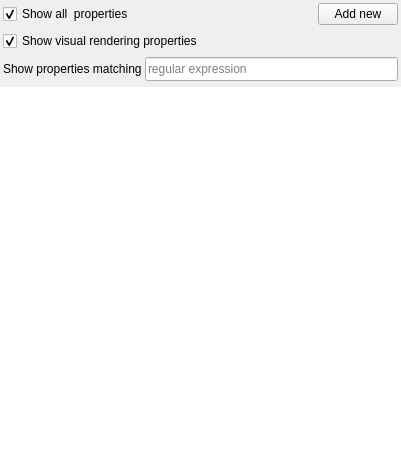
<?xml version="1.0" encoding="UTF-8"?>
<ui version="4.0">
 <class>PropertiesEditor</class>
 <widget class="QWidget" name="PropertiesEditor">
  <property name="geometry">
   <rect>
    <x>0</x>
    <y>0</y>
    <width>401</width>
    <height>459</height>
   </rect>
  </property>
  <property name="sizePolicy">
   <sizepolicy hsizetype="Expanding" vsizetype="Expanding">
    <horstretch>0</horstretch>
    <verstretch>0</verstretch>
   </sizepolicy>
  </property>
  <property name="windowTitle">
   <string>Properties</string>
  </property>
  <layout class="QVBoxLayout" name="verticalLayout">
   <property name="spacing">
    <number>0</number>
   </property>
   <property name="leftMargin">
    <number>0</number>
   </property>
   <property name="topMargin">
    <number>0</number>
   </property>
   <property name="rightMargin">
    <number>0</number>
   </property>
   <property name="bottomMargin">
    <number>0</number>
   </property>
   <item>
    <widget class="QFrame" name="frame">
     <layout class="QVBoxLayout" name="verticalLayout_3">
      <property name="leftMargin">
       <number>3</number>
      </property>
      <property name="topMargin">
       <number>3</number>
      </property>
      <property name="rightMargin">
       <number>3</number>
      </property>
      <property name="bottomMargin">
       <number>6</number>
      </property>
      <item>
       <layout class="QHBoxLayout" name="horizontalLayout_2">
        <property name="spacing">
         <number>0</number>
        </property>
        <item>
         <widget class="QCheckBox" name="propsVisibilityCheck">
          <property name="toolTip">
           <string>Show/Hide all 'Elements' table properties</string>
          </property>
          <property name="text">
           <string>Show all  properties</string>
          </property>
          <property name="checked">
           <bool>true</bool>
          </property>
         </widget>
        </item>
        <item>
         <spacer name="horizontalSpacer">
          <property name="orientation">
           <enum>Qt::Horizontal</enum>
          </property>
          <property name="sizeHint" stdset="0">
           <size>
            <width>40</width>
            <height>20</height>
           </size>
          </property>
         </spacer>
        </item>
        <item>
         <widget class="QPushButton" name="newButton">
          <property name="toolTip">
           <string>Add a new local property to the current graph</string>
          </property>
          <property name="text">
           <string>Add new</string>
          </property>
         </widget>
        </item>
       </layout>
      </item>
      <item>
       <widget class="QCheckBox" name="visualPropertiesCheck">
        <property name="sizePolicy">
         <sizepolicy hsizetype="Expanding" vsizetype="Fixed">
          <horstretch>0</horstretch>
          <verstretch>0</verstretch>
         </sizepolicy>
        </property>
        <property name="toolTip">
         <string>Show/Hide visual rendering properties</string>
        </property>
        <property name="text">
         <string>Show visual rendering properties</string>
        </property>
        <property name="checked">
         <bool>true</bool>
        </property>
       </widget>
      </item>
      <item>
       <layout class="QHBoxLayout" name="horizontalLayout">
        <property name="spacing">
         <number>0</number>
        </property>
        <item>
         <widget class="QLabel" name="label_2">
          <property name="sizePolicy">
           <sizepolicy hsizetype="Preferred" vsizetype="Preferred">
            <horstretch>0</horstretch>
            <verstretch>0</verstretch>
           </sizepolicy>
          </property>
          <property name="toolTip">
           <string>Only show the properties whose name
contains the given pattern</string>
          </property>
          <property name="text">
           <string>Show properties matching </string>
          </property>
         </widget>
        </item>
        <item>
         <widget class="ClearableLineEdit" name="propertiesFilterEdit">
          <property name="minimumSize">
           <size>
            <width>0</width>
            <height>24</height>
           </size>
          </property>
          <property name="maximumSize">
           <size>
            <width>16777215</width>
            <height>24</height>
           </size>
          </property>
          <property name="toolTip">
           <string>Only show the properties whose name
contains the given pattern</string>
          </property>
          <property name="placeholderText">
           <string>regular expression</string>
          </property>
         </widget>
        </item>
       </layout>
      </item>
     </layout>
    </widget>
   </item>
   <item>
    <widget class="QFrame" name="frame_2">
     <property name="section" stdset="0">
      <bool>true</bool>
     </property>
     <layout class="QVBoxLayout" name="verticalLayout_2">
      <property name="spacing">
       <number>0</number>
      </property>
      <property name="leftMargin">
       <number>0</number>
      </property>
      <property name="topMargin">
       <number>0</number>
      </property>
      <property name="rightMargin">
       <number>0</number>
      </property>
      <property name="bottomMargin">
       <number>0</number>
      </property>
      <item>
       <widget class="QTableView" name="tableView">
        <property name="sizePolicy">
         <sizepolicy hsizetype="MinimumExpanding" vsizetype="Expanding">
          <horstretch>0</horstretch>
          <verstretch>0</verstretch>
         </sizepolicy>
        </property>
        <property name="minimumSize">
         <size>
          <width>400</width>
          <height>320</height>
         </size>
        </property>
        <property name="contextMenuPolicy">
         <enum>Qt::CustomContextMenu</enum>
        </property>
        <property name="frameShape">
         <enum>QFrame::NoFrame</enum>
        </property>
        <property name="editTriggers">
         <set>QAbstractItemView::NoEditTriggers</set>
        </property>
        <property name="alternatingRowColors">
         <bool>true</bool>
        </property>
        <property name="selectionBehavior">
         <enum>QAbstractItemView::SelectRows</enum>
        </property>
        <property name="sortingEnabled">
         <bool>true</bool>
        </property>
        <property name="cornerButtonEnabled">
         <bool>false</bool>
        </property>
        <attribute name="horizontalHeaderHighlightSections">
         <bool>false</bool>
        </attribute>
        <attribute name="horizontalHeaderMinimumSectionSize">
         <number>50</number>
        </attribute>
        <attribute name="horizontalHeaderStretchLastSection">
         <bool>true</bool>
        </attribute>
        <attribute name="verticalHeaderVisible">
         <bool>false</bool>
        </attribute>
        <attribute name="verticalHeaderHighlightSections">
         <bool>false</bool>
        </attribute>
       </widget>
      </item>
     </layout>
    </widget>
   </item>
  </layout>
 </widget>
 <customwidgets>
  <customwidget>
   <class>ClearableLineEdit</class>
   <extends>QLineEdit</extends>
   <header location="global">talipot/ClearableLineEdit.h</header>
  </customwidget>
 </customwidgets>
 <resources>
  <include location="../../../library/talipot-gui/resources/TalipotGUIResource.qrc"/>
 </resources>
 <connections/>
 <slots>
  <slot>showCustomContextMenu(QPoint)</slot>
  <slot>showSystemProperties(bool)</slot>
  <slot>checkAll(bool)</slot>
 </slots>
</ui>
